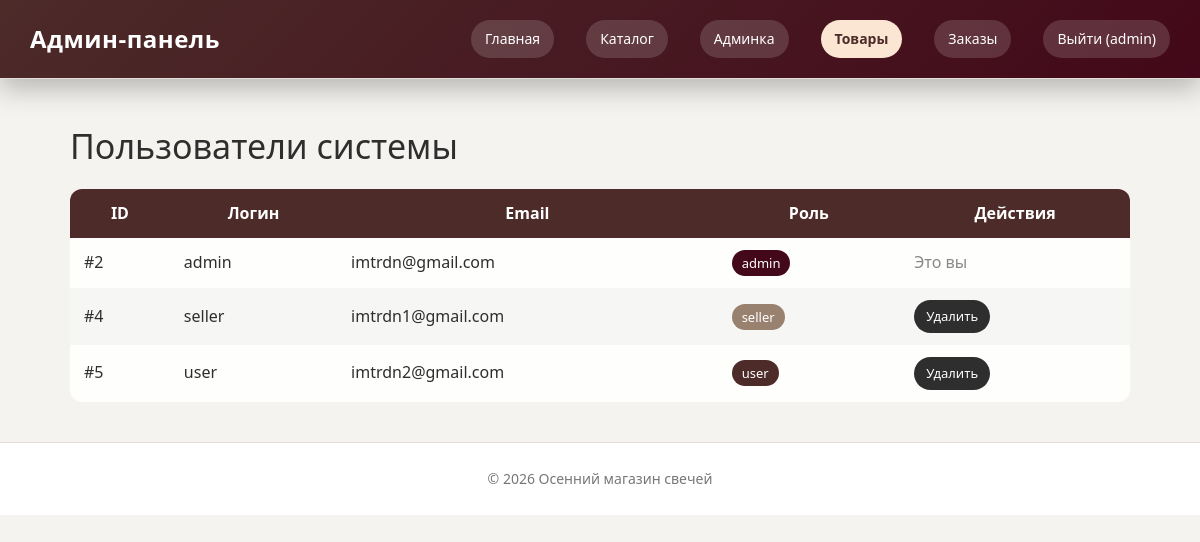
Screenshot of /admin/users.php (signed in) with the database file from the repository.
### tables this page shows
CREATE TABLE `users` (
  `id` int(11) NOT NULL,
  `username` varchar(100) NOT NULL,
  `email` varchar(200) DEFAULT NULL,
  `password` varchar(255) NOT NULL,
  `role` enum('admin','seller','user') NOT NULL,
  `created_at` timestamp NOT NULL DEFAULT current_timestamp()
);

### admin/users.php (the view, shortened to what this page needs)
<?php
require_once __DIR__ . '/../config/db.php';
$users = [];
$res = $mysqli->query("SELECT id, username, email, role FROM users ORDER BY id ASC");
while ($row = $res->fetch_assoc()) {
    $users[] = $row;
}
?>
<!DOCTYPE html>
<html lang="ru">
<head>
<link rel="stylesheet" href="../assets/style.css">
</head>
<body>
<header class="site-header">
  <h1>Админ-панель</h1>
  <nav>
    <a href="../index.php">Главная</a>
    <a href="../catalog.php">Каталог</a>
    <a href="index.php">Админка</a>
    <a href="products.php" class="active">Товары</a>
    <a href="orders.php">Заказы</a>
    <a href="../auth/logout.php">
      Выйти (<?= htmlspecialchars($_SESSION['user']['username']) ?>)
    </a>
  </nav>
</header>
<main class="container">
  <h2 class="section-title">Пользователи системы</h2>
  <?php if (empty($users)): ?>
    <p>Пользователи не найдены.</p>
  <?php else: ?>
  <div class="users-table-wrapper">
    <table class="users-table">
      <thead>
        <tr>
          <th>ID</th>
          <th>Логин</th>
          <th>Email</th>
          <th>Роль</th>
          <th>Действия</th>
        </tr>
      </thead>
      <tbody>
        <?php foreach ($users as $u): ?>
          <tr>
            <td>#<?= intval($u['id']) ?></td>
            <td><?= htmlspecialchars($u['username']) ?></td>
            <td><?= htmlspecialchars($u['email']) ?></td>
            <td>
              <span class="role-badge <?= htmlspecialchars($u['role']) ?>">
                <?= htmlspecialchars($u['role']) ?>
              </span>
            </td>
            <td>
              <?php if ($u['id'] != $_SESSION['user']['id']): ?>
                <a class="btn danger small"
                   href="users.php?delete=<?= intval($u['id']) ?>"
                   onclick="return confirm('Удалить пользователя?')">
                   Удалить
                </a>
              <?php else: ?>
                <span class="muted">Это вы</span>
              <?php endif; ?>
            </td>
          </tr>
        <?php endforeach; ?>
      </tbody>
    </table>
  </div>
  <?php endif; ?>
</main>
<footer class="site-footer">
  <p>© <?= date('Y') ?> Осенний магазин свечей</p>
</footer>
</body>
</html>

### assets/style.css (style rules this page uses)
* { box-sizing: border-box; margin: 0; padding: 0; }
body { font-family: 'Segoe UI', Arial, sans-serif; background-color: #f5f3ef; color: #2e2e2e; line-height: 1.6; }
a { color: #2e2e2e; text-decoration: none; }
.btn { display: inline-block; background-color: #2e2e2e; color: #fff; padding: 12px 26px; border-radius: 30px; font-size: 14px; border: none; cursor: pointer; transition: all 0.2s ease; }
.site-header { background-color: #ffffff; padding: 20px 40px; border-bottom: 1px solid #e2ded8; display: flex; justify-content: space-between; align-items: center; }
.site-header h1 { font-size: 22px; font-weight: 600; }
.site-header nav a { margin-left: 20px; font-size: 14px; }
.container { max-width: 1100px; margin: 0 auto; padding: 60px 20px; }
.container h2 { font-size: 34px; margin-bottom: 15px; font-weight: 500; }
.site-footer { background-color: #ffffff; border-top: 1px solid #e2ded8; padding: 25px; text-align: center; font-size: 14px; color: #777; }
.site-header { position: sticky; top: 0; z-index: 100; background-color: rgba(255,255,255,0.95); backdrop-filter: blur(8px); }
.section-title { font-size: 30px; margin-bottom: 35px; font-weight: 500; }
.btn { display: inline-flex; align-items: center; justify-content: center; gap: 6px; background-color: #2e2e2e; color: #fff; padding: 10px 22px; border-radius: 999px; font-size: 14px; font-weight: 500; border: none; cursor: pointer; transition: all 0.25s ease; }
.container { flex: 1; max-width: 1100px; margin: 40px auto; padding: 0 20px; }
.users-table-wrapper { overflow-x: auto; }
.users-table { width: 100%; border-collapse: collapse; background: rgba(255,255,255,0.9); border-radius: 12px; overflow: hidden; }
.users-table th, .users-table td { padding: 12px 14px; }
.users-table thead { background: #4C2B29; color: #fff; }
.users-table tbody tr:nth-child(even) { background: rgba(0,0,0,0.03); }
.role-badge { padding: 4px 10px; border-radius: 20px; font-size: 13px; color: #fff; }
.role-badge.admin { background: #430819; }
.role-badge.seller { background: #998170; }
.role-badge.user { background: #4C2B29; }
.btn.small { padding: 6px 12px; font-size: 13px; }
.muted { color: #888; }
.site-header { background: linear-gradient(135deg, #4C2B29, #430819); color: #fff; padding: 20px 30px; display: flex; justify-content: space-between; align-items: center; box-shadow: 0 10px 25px rgba(0,0,0,0.25); }
.site-header h1 { margin: 0; font-size: 24px; font-weight: 700; letter-spacing: 0.5px; }
.site-header nav { display: flex; gap: 12px; flex-wrap: wrap; }
.site-header nav a { text-decoration: none; color: #fff; padding: 8px 14px; border-radius: 20px; background: rgba(255,255,255,0.15); font-size: 14px; transition: all 0.25s ease; }
.site-header nav a.active { background: #FBE6D3; color: #4C2B29; font-weight: 600; }

### rows the page displays
users: id "2", username "admin", email "imtrdn@gmail.com", role "admin", shows "Это вы"
users: id "4", username "seller", email "imtrdn1@gmail.com", role "seller"
users: id "5", username "user", email "imtrdn2@gmail.com", role "user"

### other values shown
$_SESSION['user']['username'] "admin"
